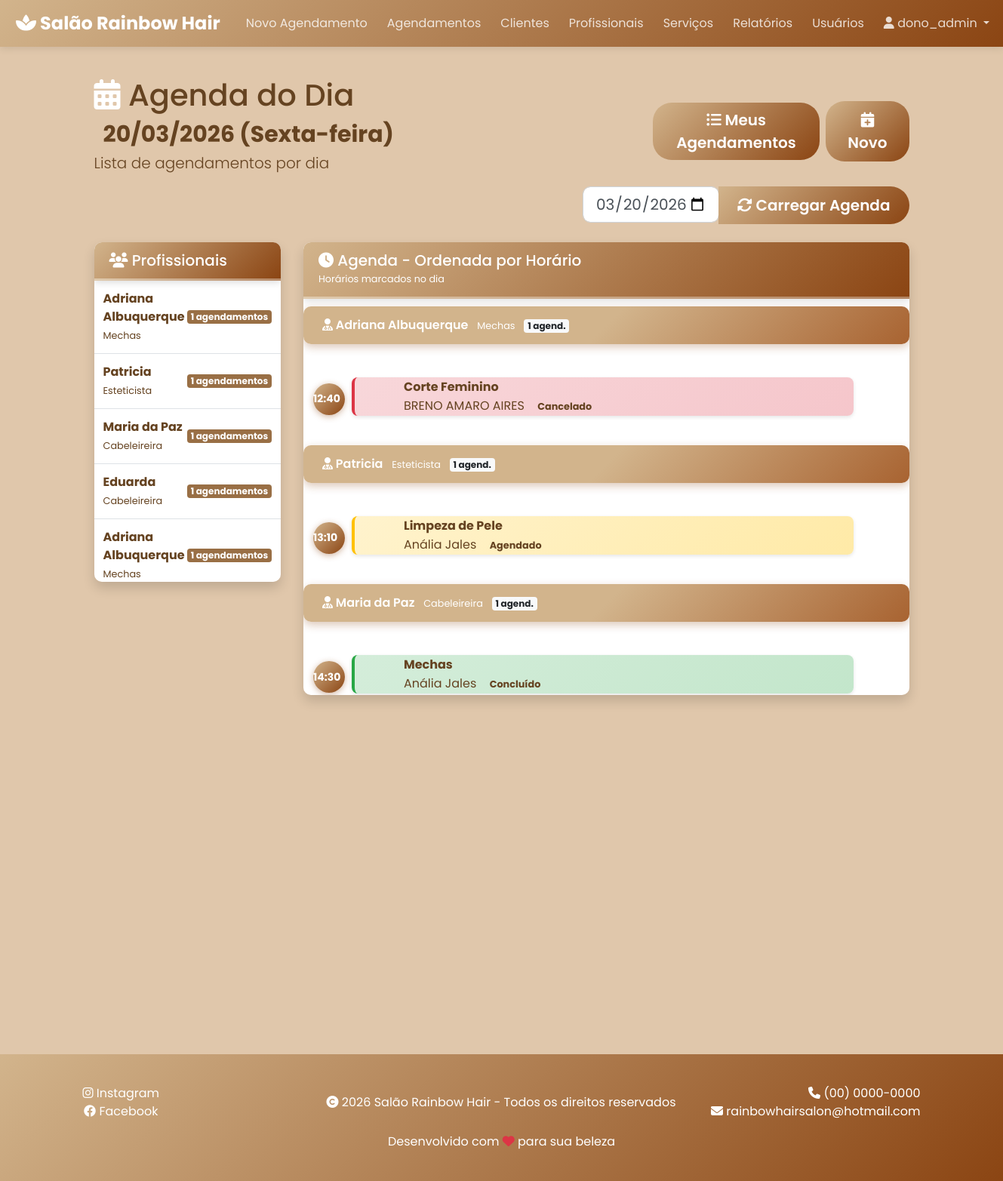
/agendamentos/calendarios/agenda/ (signed in), run on the app's committed database.
### apps/profissionais/models.py (models this page shows, shortened)
class Profissional(BaseModel):
    nome = models.CharField(max_length=100)
    especialidade = models.CharField(max_length=100)

### apps/agendamentos/models.py (models this page shows, shortened)
class Agendamento(BaseModel):
    STATUS_CHOICES = [
        ('AGENDADO', 'Agendado'),
        ('CONCLUIDO', 'Concluído'),
        ('CANCELADO', 'Cancelado'),
    ]
    cliente = models.ForeignKey(Cliente, on_delete=models.CASCADE)
    servico = models.ForeignKey(Servico, on_delete=models.CASCADE)
    profissional = models.ForeignKey(Profissional, on_delete=models.CASCADE)
    data_hora = models.DateTimeField()
    status = models.CharField(max_length=15, choices=STATUS_CHOICES)
    observacoes = models.TextField(blank=True, null=True, verbose_name="Observações")
    class Meta:
        indexes = [
            models.Index(fields=['status', 'data_hora']),
        ]

### apps/servicos/models.py (models this page shows, shortened)
class Servico(BaseModel):
    CATEGORIA_CHOICES = [
        ('CABELO', 'Cabelo'),
        ('MAQUIAGEM', 'Maquiagem'),
        ('SPA', 'Spa'),
        ('UNHAS', 'Unhas'),
        ('BARBA', 'Barba'),
        ('DEPILACAO', 'Depilação'),
        ('MASSAGEM', 'Massagem'),
        ('SOBRANCELHAS', 'Sobrancelhas'),
        ('CILIOS', 'Cílios'),
    ]
    nome = models.CharField(max_length=100)
    preco = models.DecimalField(max_digits=8, decimal_places=2)
    categoria = models.CharField(
        max_length=20,
        choices=CATEGORIA_CHOICES,
        default='CABELO'
    )

### apps/clientes/models.py (models this page shows, shortened)
class Cliente(BaseModel):
    nome = models.CharField(max_length=100)
    email = models.EmailField(blank=True, null=True)
    telefone = models.CharField(max_length=20)

### apps/agendamentos/calendarios/views.py (the view)
# urls.py: path('agenda/', views.AgendaView.as_view(), name='agenda'),
class AgendaView(LoginRequiredMixin, TemplateView):
    template_name = 'calendarios/agenda.html'
    def get_context_data(self, **kwargs):
        from apps.profissionais.models import Profissional
        from apps.agendamentos.models import Agendamento
        from datetime import date
        context = super().get_context_data(**kwargs)
        date_str = self.request.GET.get('date', date.today().isoformat())
        try:
            agenda_date = date.fromisoformat(date_str)
        except ValueError:
            agenda_date = date.today()
        profissionais = Profissional.objects.filter(
            agendamento__data_hora__date=agenda_date
        ).distinct().order_by('nome')
        context['profissionais'] = profissionais
        agendamentos_today = Agendamento.objects.filter(
            data_hora__date=agenda_date
        ).select_related('cliente', 'servico', 'profissional').order_by('profissional__nome', 'data_hora')
        from collections import defaultdict
        horario_groups = defaultdict(list)
        for ag in agendamentos_today:
            horario_str = ag.data_hora.time().strftime('%H:%M')
            horario_groups[horario_str].append(ag)
        agenda_list = []
        for horario_str in sorted(horario_groups.keys()):
            prof_groups = defaultdict(list)
            for ag in horario_groups[horario_str]:
                prof_groups[ag.profissional.id].append(ag)
            for prof_id, ags in sorted(prof_groups.items(), key=lambda x: x[1][0].profissional.nome):
                prof = profissionais.get(id=prof_id)
                if prof:
                    agenda_list.append({
                        'horario_str': horario_str,
                        'profissional': prof,
                        'agendamentos': ags
                    })
        context['agenda_list'] = agenda_list
        context['agenda_date'] = agenda_date
        context['date_str'] = date_str
        return context

### apps/agendamentos/templates/calendarios/agenda.html (shortened to what this page needs)
{% extends 'base.html' %}
{% block content %}
<div class="container-fluid">
    <div class="row mb-0">
        <div class="col-md-8">
            <h1 class="mb-0">
                <i class="fas fa-calendar-alt"></i> Agenda do Dia
                <span class="badge">{{ agenda_date|date:"d/m/Y (l)" }}</span>
            </h1>
            <p class="lead text-muted">Lista de agendamentos por dia</p>
        </div>
                    <div class="col-md-4 d-flex align-items-center justify-content-end">
                <a href="{% url 'index' %}" class="btn btn-lg btn-success mr-2">
                    <i class="fas fa-list-ul"></i> Meus Agendamentos
                </a>
                <a href="{% url 'agendamentos:add-agendamento' %}" class="btn btn-lg btn-primary">
                    <i class="fas fa-calendar-plus"></i> Novo
                </a>
            </div>
    </div>
    <form method="GET" class="mb-4">
        <div class="row justify-content-end">
            <div class="col-md-5">
                <div class="input-group">
                    <input style="border-radius: 10px;" type="date" name="date" value="{{ date_str }}" class="form-control form-control-lg" required>
                    <div class="input-group-append">
                        <button class="btn btn-primary btn-lg" type="submit">
                            <i class="fas fa-sync-alt"></i> Carregar Agenda
                        </button>
                    </div>
                </div>
            </div>
        </div>
    </form>
    <div class="row">
        <div class="col-lg-3">
            <div class="card prof-list shadow">
                <div class="card-header agenda-sticky-header bg-gradient-primary text-white">
                    <h5 class="mb-0">
                        <i class="fas fa-users"></i> Profissionais
                    </h5>
                </div>
                <div class="card-body p-0">
                    {% for item in agenda_list %}
                    <div class="prof-item border-bottom d-flex justify-content-between align-items-center">
                        <div>
                            <strong>{{ item.profissional.nome }}</strong>
                            <br><small class="text-muted">{{ item.profissional.especialidade }}</small>
                        </div>
                        <span class="badge badge-primary">{{ item.agendamentos|length }} agendamentos</span>
                    </div>
                    {% endfor %}
                </div>
            </div>
        </div>
        <div class="col-lg-9">
            <div class="card shadow" style="height: 600px; overflow-y: auto;">
                <div class="card-header agenda-sticky-header" style="background: linear-gradient(135deg, #D2B48C 0%, #8B4513 100%); color: white;">
                    <h5 class="mb-0">
                        <i class="fas fa-clock"></i> Agenda - Ordenada por Horário
                    </h5>
                    <small>Horários marcados no dia </small>
                </div>
                <div class="card-body agenda-scroll-body p-0">
                    {% if agenda_list %}
                        {% for item in agenda_list %}
                        <div class="prof-section">
                            <h6 class="prof-header">
                                <i class="fas fa-user-md"></i> {{ item.profissional.nome }}
                                <small class="ml-2">{{ item.profissional.especialidade }}</small>
                                <span class="badge badge-light ml-2">{{ item.agendamentos|length }} agend.</span>
                            </h6>
                            <div class="timeline p-4">
                                {% for ag in item.agendamentos %}
                                <div class="timeline-item status-{{ ag.status|lower }}">
                                    <div class="time">{{ item.horario_str }}</div>
                                    <a href="{% url 'agendamentos:index' %}?agendamento_id={{ ag.id }}" class="content-link">
                                        <div class="content" style="margin-left: 65px;">
                                            <strong>{{ ag.servico.nome }}</strong><br>
                                            {{ ag.cliente.nome }}
                                            <span class="badge badge-{{ ag.status|lower }} status-badge ml-2">{{ ag.get_status_display }}</span>
                                        </div>
                                    </a>
                                </div>
                                {% endfor %}
                            </div>
                        </div>
                        {% endfor %}
                    {% endif %}
                </div>
            </div>
        </div>
    </div>
</div>
{% endblock %}

### core/templates/base.html (shortened to what this page needs)
<!DOCTYPE html>
<html lang="pt-br">
<head>
    <link rel="stylesheet" href="https://stackpath.bootstrapcdn.com/bootstrap/4.5.2/css/bootstrap.min.css">
    <link rel="stylesheet" href="https://cdnjs.cloudflare.com/ajax/libs/font-awesome/6.4.0/css/all.min.css">
</head>
<body>
<nav class="navbar navbar-expand-lg navbar-dark sticky-top">
    <div class="container-fluid">
        <a class="navbar-brand" href="{% url 'home' %}">
            <i class="fas fa-spa"></i> Salão Rainbow Hair
        </a>
        <div class="collapse navbar-collapse" id="navbarNav">
            <ul class="navbar-nav m-auto">
                {% if user.is_authenticated %}
                <li class="nav-item">
                    <a class="nav-link" href="{% url 'agendamentos:add-agendamento' %}">Novo Agendamento</a>
                </li>
                <li class="nav-item" align-items="center">
                    <a class="nav-link" href="{% url 'index' %}">Agendamentos</a>
                </li>
                <li class="nav-item">
                    <a class="nav-link" href="{% url 'clientes:cliente-list' %}">Clientes</a>
                </li>
                <li class="nav-item">
                    <a class="nav-link" href="{% url 'profissionais:profissional-list' %}">Profissionais</a>
                </li>
                <li class="nav-item">
                    <a class="nav-link" href="{% url 'servicos:servico-list' %}">Serviços</a>
                </li>
                {% if user.is_staff or user.is_superuser %}
                <li class="nav-item">
                    <a class="nav-link" href="{% url 'relatorios:relatorios' %}">Relatórios</a>
                </li>
                <li class="nav-item">
                    <a class="nav-link" href="{% url 'usuarios:usuarios' %}">Usuários</a>
                </li>
                {% endif %}
                {% endif %}
            </ul>
            <ul class="navbar-nav ml-auto">
                {% if user.is_authenticated %}
                    <li class="nav-item dropdown">
                        <a class="nav-link dropdown-toggle" href="#" id="userDropdown" role="button" data-toggle="dropdown">
                            <i class="fas fa-user"></i> {{ user.username }}
                        </a>
                    </li>
                {% endif %}
            </ul>
        </div>
    </div>
</nav>
<div class="content-wrapper">
    <div class="container">
        {% block content %}{% endblock %}
    </div>
</div>
<footer>
    <div class="container d-flex justify-content-between align-items-center">
        <div>
            <a href="https://www.instagram.com" target="_blank" style="color: white; margin-right: 100px;"><i class="fab fa-instagram"></i> Instagram</a><br>
            <a href="https://www.facebook.com" target="_blank" style="color: white; margin-right: 100px;"><i class="fab fa-facebook"></i> Facebook</a>
            </div>
                <p style="margin-left: 80px;"><i class="fas fa-copyright"></i> 2026 Salão Rainbow Hair - Todos os direitos reservados</p>
            <div class="text-right">
            <span style="color: white; margin-left: 100px;"><i class="fas fa-phone"></i> (00) 0000-0000</span><br>
            <span style="color: white; margin-left: 5px;"><i class="fas fa-envelope"></i> rainbowhairsalon@hotmail.com</span>
        </div>
    </div>
    <div class="container text-center mt-3">
        <p style="color: white;">Desenvolvido com <i class="fas fa-heart" style="color: #dc3545;"></i> para sua beleza</p>
    </div>
</footer>
</body>
</html>

### core/templates/base.html (style rules this page uses)
* { margin: 0; padding: 0; box-sizing: border-box; }
body { font-family: 'Poppins', sans-serif; color: #654321; background-color: #e0c7ab; }
.navbar { background: linear-gradient(135deg, #D2B48C 0%, #8B4513 100%) !important; box-shadow: 0 2px 10px rgba(0, 0, 0, 0.1); position: sticky; top: 0; z-index: 1000; }
.navbar-brand { font-weight: 700; font-size: 24px; color: white !important; margin-left: -10px; }
.navbar-nav { flex-wrap: nowrap; }
.navbar-nav .nav-item { white-space: nowrap; }
.navbar-dark .navbar-nav .nav-link { color: rgba(255, 255, 255, 0.8) !important; margin-left: 10px; transition: all 0.3s ease; }
.content-wrapper { min-height: calc(100vh - 200px); padding: 40px 0; }
.card { border: none; border-radius: 10px; transition: transform 0.3s ease, box-shadow 0.3s ease; box-shadow: 0 5px 15px rgba(0, 0, 0, 0.08); }
.btn-primary { background: linear-gradient(135deg, #D2B48C 0%, #8B4513 100%); border: none; padding: 10px 25px; border-radius: 25px; font-weight: 600; transition: all 0.3s ease; }
.btn-success { background: linear-gradient(135deg, #D2B48C 0%, #8B4513 100%); border: none; border-radius: 25px; font-weight: 600; }
footer { background: linear-gradient(135deg, #D2B48C 0%, #8B4513 100%); color: white; padding: 40px 0; text-align: center; }
footer p { margin: 0; }
.fa-copyright { right:-10px; }

### apps/agendamentos/templates/calendarios/agenda.html (style rules this page uses)
.prof-list { height: 450px; overflow-y: auto; border: none; border-radius: 10px; }
.prof-item { padding: 12px; border-bottom: 1px solid #eee; transition: all 0.3s; }
.status-agendado { border-left: 5px solid #ffc107; }
.status-concluido { border-left: 5px solid #28a745; background: linear-gradient(135deg, #d4edda 0%, #c3e6cb 100%) !important; }
.status-cancelado { border-left: 5px solid #dc3545; background: linear-gradient(135deg, #f8d7da 0%, #f5c2c7 100%) !important; }
.timeline { line-height: 1.6; }
.timeline-item { position: relative; margin-bottom: 15px; margin-right: 50px; margin-left: 40px; background: #f8f9fa; border-radius: 8px; border-left: 4px solid #dee2e6; box-shadow: 0 2px 5px rgba(0,0,0,0.1); transition: all 0.3s ease; }
.time { position: absolute; left: -55px; top: 8px; width: 42px; height: 42px; background: linear-gradient(135deg, #D2B48C, #8B4513); color: white; border-radius: 50%; display: flex; align-items: center; justify-content: start !important; font-weight: bold; font-size: 14px; box-shadow: 0 2px 8px rgba(139,69,19,0.4); }
.status-agendado { border-left-color: #ffc107 !important; background: linear-gradient(135deg, #fff3cd, #ffeaa7) !important; }
.status-concluido { border-left-color: #28a745 !important; background: linear-gradient(135deg, #d4edda, #c3e6cb) !important; }
.status-cancelado { border-left-color: #dc3545 !important; background: linear-gradient(135deg, #f8d7da, #f5c6cb) !important; }
.prof-section .prof-header { background: linear-gradient(135deg, #D2B48C 50%, #a86331 100%); color: white; padding: 15px 25px; border-radius: 10px; margin-bottom: 20px; font-weight: 600; box-shadow: 0 4px 12px rgba(139,69,19,0.3); }
.status-badge { font-size: 0.8em; }
.fa-calendar-alt { color: white; }
.card-header { background: linear-gradient(135deg, #D2B48C 0%, #8B4513 100%); }
.text-muted { color: #654321 !important; }
.badge-primary { background-color: #996f45; }
.agenda-sticky-header { position: sticky !important; top: 0 !important; z-index: 20 !important; left: 0 !important; right: 0 !important; width: 100% !important; border-radius: 0 !important; margin: 0 !important; border-bottom: 3px solid rgba(255,255,255,0.3) !important; background: linear-gradient(135deg, #D2B48C 0%, #8B4513 100%) !important; opacity: 1 !important; box-shadow: 0 2px 10px rgba(0,0,0,0.15) !important; }
.card-body.agenda-scroll-body { padding-top: 10px !important; }
.content-link { text-decoration: none; color: inherit; display: block; }

### data on the page
Profissional: profissional.nome "Adriana Albuquerque", profissional.especialidade "Mechas", agendamentos|length "1"
Profissional: profissional.nome "Patricia", profissional.especialidade "Esteticista", agendamentos|length "1"
Profissional: profissional.nome "Maria da Paz", profissional.especialidade "Cabeleireira", agendamentos|length "1"
Profissional: profissional.nome "Eduarda", profissional.especialidade "Cabeleireira", agendamentos|length "1"
Agendamento: horario_str "12:40", servico.nome "Corte Feminino", cliente.nome "BRENO AMARO AIRES", status "Cancelado"
Agendamento: horario_str "13:10", servico.nome "Limpeza de Pele", cliente.nome "Anália Jales", status "Agendado"
Agendamento: horario_str "14:30", servico.nome "Mechas", cliente.nome "Anália Jales", status "Concluído"

### other printed values
{{ user.username }} "dono_admin"
{{ agenda_date|date:"d/m/Y (l)" }} "20/03/2026 (Sexta-feira)"
